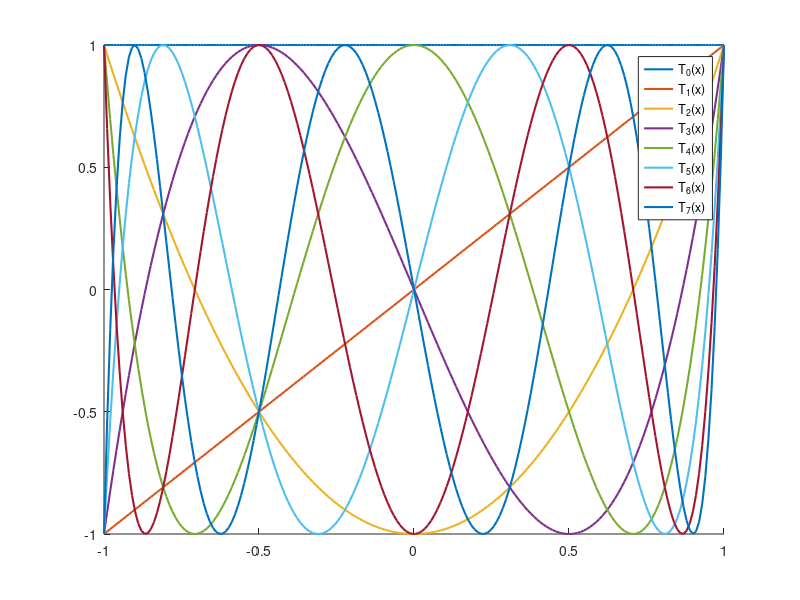

Here is the MATLAB script that generated this plot: (Note: this script raises an error after producing the figure.)
%% install chebfun package
% unzip('https://github.com/chebfun/chebfun/archive/master.zip')
% movefile('chebfun-master', 'chebfun'), addpath(fullfile(cd,'chebfun')), savepath

lw = 1.5;      % LineWidth

% The properties we've been using in the figures
set(0,'defaultLineLineWidth',lw);   % set the default line width to lw



x=linspace(-1,1,200);
T=[]
for k=1:9
    n           =k-1;
    T(k,:)      =cos(n*acos(x));
end
z=zeros(length(x));

figure
hold on
co =          [0    0.4470    0.7410
    0.8500    0.3250    0.0980
    0.9290    0.6940    0.1250
    0.4940    0.1840    0.5560
    0.4660    0.6740    0.1880
    0.3010    0.7450    0.9330
    0.6350    0.0780    0.1840
    0/255    0/255   0/255]
set(groot,'defaultAxesColorOrder',co)
plot(x,T(1,:),x,T(2,:),x,T(3,:),x,T(4,:),x,T(5,:),x,T(6,:),x,T(7,:),x,T(8,:))
legend('T_0(x)','T_1(x)','T_2(x)','T_3(x)','T_4(x)','T_5(x)','T_6(x)','T_7(x)')
tightfig;

print -depsc chebyshevpols.eps
hold off